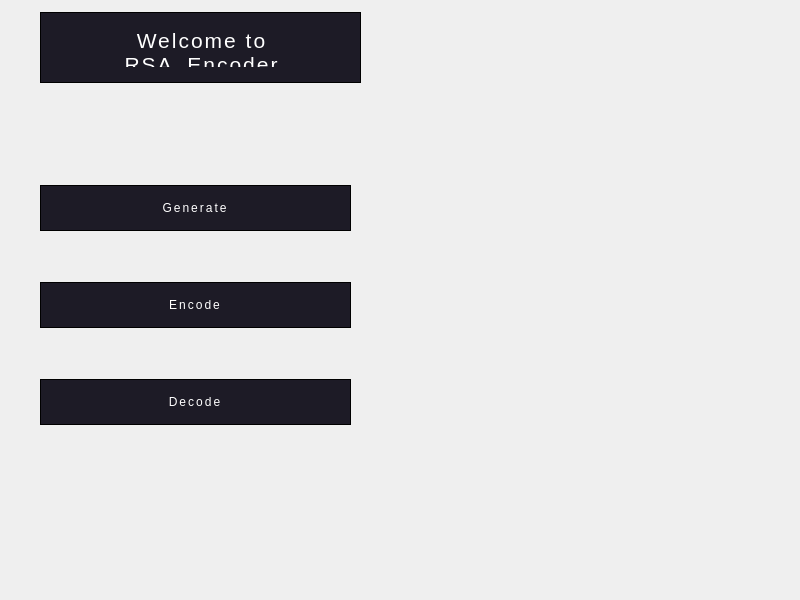
<?xml version="1.0" encoding="UTF-8"?>
<ui version="4.0">
 <class>MainWindow</class>
 <widget class="QMainWindow" name="MainWindow">
  <property name="geometry">
   <rect>
    <x>0</x>
    <y>0</y>
    <width>800</width>
    <height>600</height>
   </rect>
  </property>
  <property name="minimumSize">
   <size>
    <width>0</width>
    <height>0</height>
   </size>
  </property>
  <property name="maximumSize">
   <size>
    <width>2560</width>
    <height>1080</height>
   </size>
  </property>
  <property name="windowTitle">
   <string>RSA_Encoder</string>
  </property>
  <property name="styleSheet">
   <string notr="true">
borded-radius: 8px;</string>
  </property>
  <widget class="QWidget" name="centralwidget">
   <widget class="QLabel" name="label">
    <property name="geometry">
     <rect>
      <x>0</x>
      <y>0</y>
      <width>800</width>
      <height>600</height>
     </rect>
    </property>
    <property name="text">
     <string/>
    </property>
    <property name="scaledContents">
     <bool>false</bool>
    </property>
   </widget>
   <widget class="QLabel" name="label_2">
    <property name="geometry">
     <rect>
      <x>20</x>
      <y>2</y>
      <width>361</width>
      <height>91</height>
     </rect>
    </property>
    <property name="autoFillBackground">
     <bool>false</bool>
    </property>
    <property name="styleSheet">
     <string notr="true">
  background: #1D1B26;
  text-decoration: none;
  color: white;
  display: inline-block;
  position: relative;
  padding: 15px 30px;
  border: 1px solid;
  border-image: linear-gradient(180deg, #ff3000, #ed0200, #ff096c, #d50082);
  border-image-slice: 1;
  margin: 10px 20px;
  font-family: 'Montserrat', sans-serif;
  text-transform: uppercase;
  overflow: hidden;
  letter-spacing: 2px;
  transition: .8s cubic-bezier(.165, .84, .44, 1);
</string>
    </property>
    <property name="text">
     <string>&lt;html&gt;&lt;head/&gt;&lt;body&gt;&lt;p align=&quot;center&quot;&gt;&lt;span style=&quot; font-size:16pt; color:#ffffff;&quot;&gt;Welcome to &lt;br/&gt;RSA_Encoder&lt;/span&gt;&lt;/p&gt;&lt;/body&gt;&lt;/html&gt;</string>
    </property>
   </widget>
   <widget class="QLabel" name="label_3">
    <property name="geometry">
     <rect>
      <x>40</x>
      <y>20</y>
      <width>391</width>
      <height>491</height>
     </rect>
    </property>
    <property name="autoFillBackground">
     <bool>false</bool>
    </property>
    <property name="text">
     <string/>
    </property>
   </widget>
   <widget class="QWidget" name="formLayoutWidget">
    <property name="geometry">
     <rect>
      <x>20</x>
      <y>150</y>
      <width>351</width>
      <height>311</height>
     </rect>
    </property>
    <layout class="QVBoxLayout" name="verticalLayout">
     <item>
      <widget class="QPushButton" name="pushButton_generate">
       <property name="autoFillBackground">
        <bool>false</bool>
       </property>
       <property name="styleSheet">
        <string notr="true">
  background: #1D1B26;
  text-decoration: none;
  color: white;
  display: inline-block;
  position: relative;
  padding: 15px 30px;
  border: 1px solid;
  border-image: linear-gradient(180deg, #ff3000, #ed0200, #ff096c, #d50082);
  border-image-slice: 1;
  margin: 10px 20px;
  font-family: 'Montserrat', sans-serif;
  text-transform: uppercase;
  overflow: hidden;
  letter-spacing: 2px;
  transition: .8s cubic-bezier(.165, .84, .44, 1);
</string>
       </property>
       <property name="text">
        <string>Generate</string>
       </property>
      </widget>
     </item>
     <item>
      <widget class="QPushButton" name="pushButton_encode">
       <property name="autoFillBackground">
        <bool>false</bool>
       </property>
       <property name="styleSheet">
        <string notr="true">
  background: #1D1B26;
  text-decoration: none;
  color: white;
  display: inline-block;
  position: relative;
  padding: 15px 30px;
  border: 1px solid;
  border-image: linear-gradient(180deg, #ff3000, #ed0200, #ff096c, #d50082);
  border-image-slice: 1;
  margin: 10px 20px;
  font-family: 'Montserrat', sans-serif;
  text-transform: uppercase;
  overflow: hidden;
  letter-spacing: 2px;
  transition: .8s cubic-bezier(.165, .84, .44, 1);
</string>
       </property>
       <property name="text">
        <string>Encode</string>
       </property>
      </widget>
     </item>
     <item>
      <widget class="QPushButton" name="pushButton_decode">
       <property name="autoFillBackground">
        <bool>false</bool>
       </property>
       <property name="styleSheet">
        <string notr="true">
  background: #1D1B26;
  text-decoration: none;
  color: white;
  display: inline-block;
  position: relative;
  padding: 15px 30px;
  border: 1px solid;
  border-image: linear-gradient(180deg, #ff3000, #ed0200, #ff096c, #d50082);
  border-image-slice: 1;
  margin: 10px 20px;
  font-family: 'Montserrat', sans-serif;
  text-transform: uppercase;
  overflow: hidden;
  letter-spacing: 2px;
  transition: .8s cubic-bezier(.165, .84, .44, 1);
</string>
       </property>
       <property name="text">
        <string>Decode</string>
       </property>
      </widget>
     </item>
    </layout>
   </widget>
   <widget class="QPushButton" name="pushButton">
    <property name="geometry">
     <rect>
      <x>40</x>
      <y>10</y>
      <width>321</width>
      <height>81</height>
     </rect>
    </property>
    <property name="styleSheet">
     <string notr="true">background: transparent;
    border: none !important;
    font-size:0;</string>
    </property>
    <property name="text">
     <string/>
    </property>
   </widget>
  </widget>
 </widget>
 <resources/>
 <connections/>
</ui>
